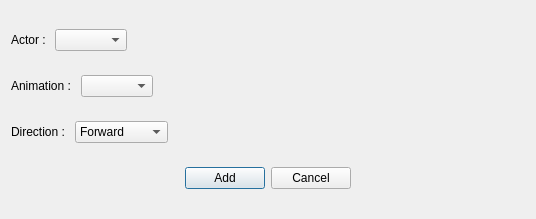
<?xml version="1.0" encoding="UTF-8"?>
<ui version="4.0">
 <class>ChangeAnimationDialog</class>
 <widget class="QDialog" name="ChangeAnimationDialog">
  <property name="geometry">
   <rect>
    <x>0</x>
    <y>0</y>
    <width>536</width>
    <height>219</height>
   </rect>
  </property>
  <property name="windowTitle">
   <string>Change Animation</string>
  </property>
  <layout class="QVBoxLayout" name="verticalLayout">
   <item>
    <layout class="QHBoxLayout" name="horizontalLayout_3">
     <item>
      <widget class="QLabel" name="label_2">
       <property name="text">
        <string>Actor : </string>
       </property>
      </widget>
     </item>
     <item>
      <widget class="QComboBox" name="actorCombo">
       <property name="sizeAdjustPolicy">
        <enum>QComboBox::AdjustToContents</enum>
       </property>
       <property name="iconSize">
        <size>
         <width>32</width>
         <height>32</height>
        </size>
       </property>
      </widget>
     </item>
     <item>
      <spacer name="horizontalSpacer_3">
       <property name="orientation">
        <enum>Qt::Horizontal</enum>
       </property>
       <property name="sizeHint" stdset="0">
        <size>
         <width>40</width>
         <height>20</height>
        </size>
       </property>
      </spacer>
     </item>
    </layout>
   </item>
   <item>
    <layout class="QHBoxLayout" name="horizontalLayout_4">
     <item>
      <widget class="QLabel" name="label_3">
       <property name="text">
        <string>Animation : </string>
       </property>
      </widget>
     </item>
     <item>
      <widget class="QComboBox" name="animCombo">
       <property name="sizeAdjustPolicy">
        <enum>QComboBox::AdjustToContents</enum>
       </property>
       <property name="iconSize">
        <size>
         <width>32</width>
         <height>32</height>
        </size>
       </property>
      </widget>
     </item>
     <item>
      <spacer name="horizontalSpacer_4">
       <property name="orientation">
        <enum>Qt::Horizontal</enum>
       </property>
       <property name="sizeHint" stdset="0">
        <size>
         <width>40</width>
         <height>20</height>
        </size>
       </property>
      </spacer>
     </item>
    </layout>
   </item>
   <item>
    <layout class="QHBoxLayout" name="horizontalLayout_5">
     <item>
      <widget class="QLabel" name="label_4">
       <property name="text">
        <string>Direction : </string>
       </property>
      </widget>
     </item>
     <item>
      <widget class="QComboBox" name="animDirCombo">
       <property name="sizeAdjustPolicy">
        <enum>QComboBox::AdjustToContents</enum>
       </property>
       <property name="iconSize">
        <size>
         <width>32</width>
         <height>32</height>
        </size>
       </property>
       <item>
        <property name="text">
         <string>Forward</string>
        </property>
       </item>
       <item>
        <property name="text">
         <string>Backward</string>
        </property>
       </item>
       <item>
        <property name="text">
         <string>Stopped</string>
        </property>
       </item>
       <item>
        <property name="text">
         <string>No Change</string>
        </property>
       </item>
      </widget>
     </item>
     <item>
      <spacer name="horizontalSpacer_5">
       <property name="orientation">
        <enum>Qt::Horizontal</enum>
       </property>
       <property name="sizeHint" stdset="0">
        <size>
         <width>40</width>
         <height>20</height>
        </size>
       </property>
      </spacer>
     </item>
    </layout>
   </item>
   <item>
    <layout class="QHBoxLayout" name="horizontalLayout">
     <item>
      <spacer name="horizontalSpacer">
       <property name="orientation">
        <enum>Qt::Horizontal</enum>
       </property>
       <property name="sizeHint" stdset="0">
        <size>
         <width>40</width>
         <height>20</height>
        </size>
       </property>
      </spacer>
     </item>
     <item>
      <widget class="QPushButton" name="addBtn">
       <property name="text">
        <string>Add</string>
       </property>
      </widget>
     </item>
     <item>
      <widget class="QPushButton" name="cancelBtn">
       <property name="text">
        <string>Cancel</string>
       </property>
      </widget>
     </item>
     <item>
      <spacer name="horizontalSpacer_2">
       <property name="orientation">
        <enum>Qt::Horizontal</enum>
       </property>
       <property name="sizeHint" stdset="0">
        <size>
         <width>40</width>
         <height>20</height>
        </size>
       </property>
      </spacer>
     </item>
    </layout>
   </item>
  </layout>
 </widget>
 <resources/>
 <connections/>
</ui>
